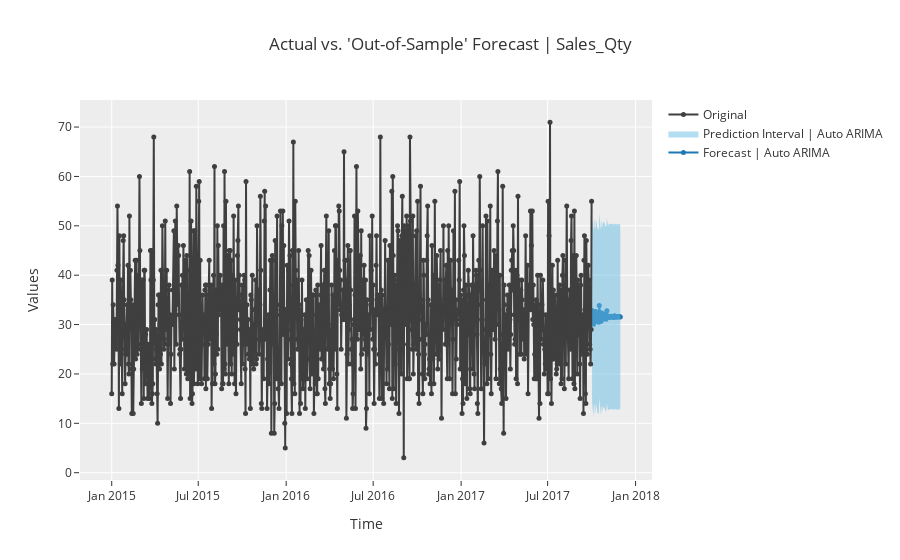

Write notebook code for a chart like this one.
### Code cell
plot_model(final_best_fanshop, plot = "forecast")
